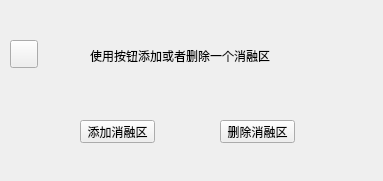
<?xml version="1.0" encoding="UTF-8"?>
<ui version="4.0">
 <class>NaviWidgetAblation</class>
 <widget class="QWidget" name="NaviWidgetAblation">
  <property name="geometry">
   <rect>
    <x>0</x>
    <y>0</y>
    <width>383</width>
    <height>181</height>
   </rect>
  </property>
  <property name="windowTitle">
   <string>Form</string>
  </property>
  <widget class="QPushButton" name="btn_Areaback">
   <property name="geometry">
    <rect>
     <x>10</x>
     <y>40</y>
     <width>28</width>
     <height>28</height>
    </rect>
   </property>
   <property name="text">
    <string/>
   </property>
  </widget>
  <widget class="QLabel" name="label">
   <property name="geometry">
    <rect>
     <x>90</x>
     <y>30</y>
     <width>201</width>
     <height>51</height>
    </rect>
   </property>
   <property name="text">
    <string>使用按钮添加或者删除一个消融区</string>
   </property>
  </widget>
  <widget class="QPushButton" name="btn_addArea">
   <property name="geometry">
    <rect>
     <x>80</x>
     <y>120</y>
     <width>75</width>
     <height>23</height>
    </rect>
   </property>
   <property name="text">
    <string>添加消融区</string>
   </property>
  </widget>
  <widget class="QPushButton" name="btn_deletedArea">
   <property name="geometry">
    <rect>
     <x>220</x>
     <y>120</y>
     <width>75</width>
     <height>23</height>
    </rect>
   </property>
   <property name="text">
    <string>删除消融区</string>
   </property>
  </widget>
 </widget>
 <resources/>
 <connections/>
</ui>
